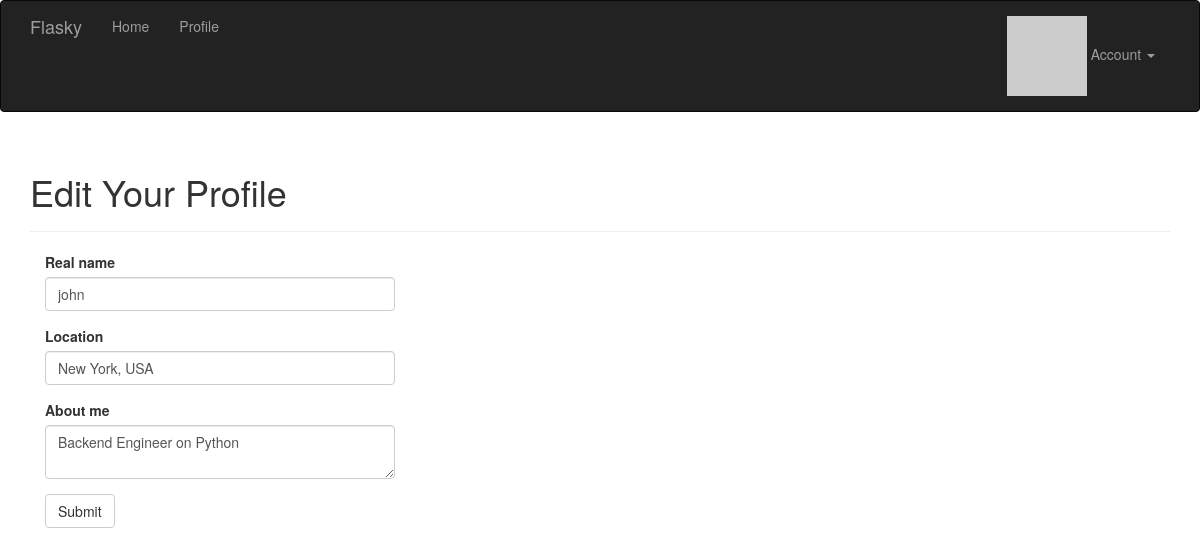
The app's page /edit-profile (signed in) with its own data.
### app/models.py (models this page shows, shortened)
class User(UserMixin, db.Model):
    __tablename__ = 'users'
    id = db.Column(db.Integer, primary_key=True)
    email = db.Column(db.String(64), unique=True, index=True)
    username = db.Column(db.String(64), unique=True, index=True)
    role_id = db.Column(db.Integer, db.ForeignKey('roles.id'))
    password_hash = db.Column(db.String(128))
    confirmed = db.Column(db.Boolean, default=False)
    name = db.Column(db.String(64))
    location = db.Column(db.String(64))
    about_me = db.Column(db.Text())
    member_since = db.Column(db.DateTime(), default=datetime.utcnow)
    last_seen = db.Column(db.DateTime(), default=datetime.utcnow)
    avatar_hash = db.Column(db.String(32))
    posts = db.relationship('Post', backref='author', lazy='dynamic')
    @property
    def password(self):
        raise AttributeError('password is not a readable attribute')
    def gravatar_hash(self):
        return hashlib.md5(self.email.lower().encode('utf-8')).hexdigest()
    def gravatar(self, size=100, default='identicon', rating='g'):
        url = 'https://secure.gravatar.com/avatar'
        hash = self.avatar_hash or self.gravatar_hash()
        return '{url}/{hash}?s={size}&d={default}&r={rating}'.format(
            url=url, hash=hash, size=size, default=default, rating=rating)

### app/main/views.py (the view, shortened to what this page needs)
@main.route('/edit-profile', methods=['GET', 'POST'])
@login_required
def edit_profile():
    form = EditProfileForm()
    form.name.data = current_user.name
    form.location.data = current_user.location
    form.about_me.data = current_user.about_me
    return render_template('edit_profile.html', form=form)

### app/main/forms.py
class EditProfileForm(FlaskForm):
    name = StringField('Real name', validators=[Length(0, 64)])
    location = StringField('Location', validators=[Length(0, 64)])
    about_me = TextAreaField('About me')
    submit = SubmitField('Submit')

### app/main/__init__.py (called while the page is built)
@main.app_context_processor
def inject_permissions():
    return dict(Permission=Permission)

### app/models.py (called while the page is built)
@login_manager.user_loader
def load_user(user_id):
    return User.query.get(int(user_id))

### app/templates/edit_profile.html (shortened to what this page needs)
{% extends "base.html" %}
{% import "bootstrap/wtf.html" as wtf %}
{% block page_content %}
<div class="page-header">
    <h1>Edit Your Profile</h1>
</div>
<div class="col-md-4">
    {{ wtf.quick_form(form) }}
</div>
{% endblock %}

### records on screen
User: name "john", location "New York, USA", about_me "Backend Engineer on Python"
